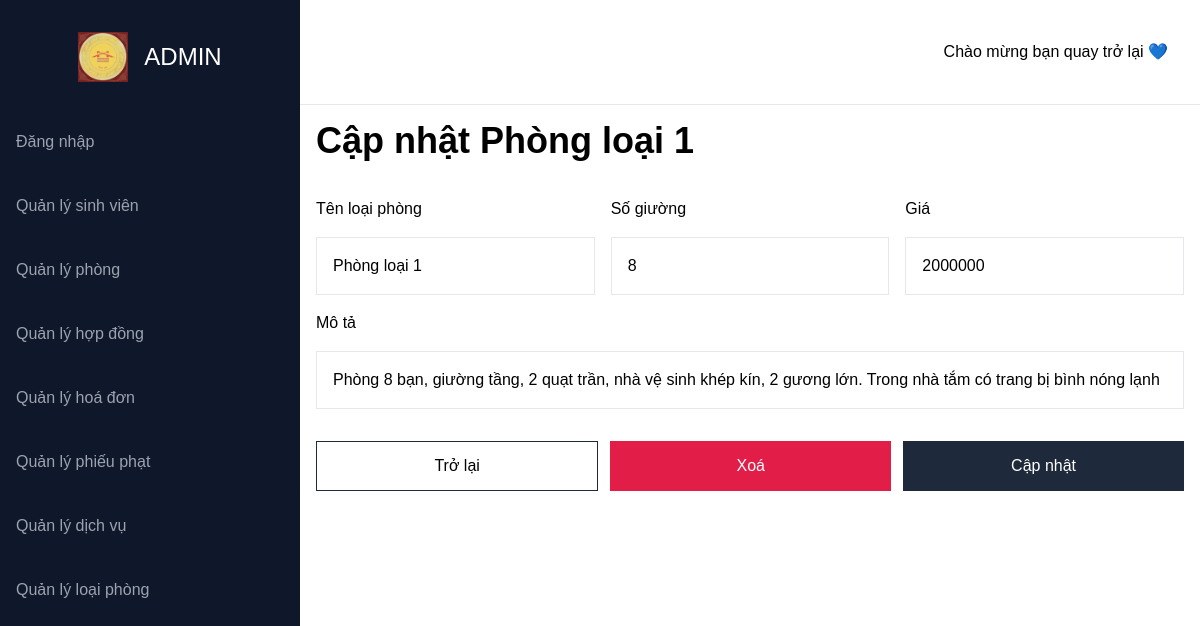
The app's page /QuanLyKyTucXa/room_Types_edit.php?ma=1 with its own data.
### tables this page shows
CREATE TABLE `room_types` (
  `id` int(11) NOT NULL,
  `name` varchar(50) NOT NULL,
  `price` int(11) NOT NULL,
  `maxNumberOfBed` int(11) NOT NULL,
  `description` text DEFAULT NULL,
  `created_at` timestamp NOT NULL DEFAULT current_timestamp(),
  `updated_at` timestamp NOT NULL DEFAULT current_timestamp() ON UPDATE current_timestamp()
);

### QuanLyKyTucXa/room_Types_edit.php (the view, shortened to what this page needs)
<?php
     $con=mysqli_connect('localhost','root','','quanLyKyTuc1')
     or die('Lỗi kết nối');
     $ma=$_GET['ma'];
     $query ="SELECT * FROM room_types WHERE id = '$ma'";
     $data=mysqli_query($con,$query);
?>
<body>
    <div class="flex">
        <?php
        include_once './sidebar.php';
        ?>
        <div class="flex-1 flex flex-col max-h-screen overflow-scroll">
            <div class="py-8 px-4 border-b flex justify-between">
                <button class="p-2 px-4 rounded-full hover:bg-gray-100 transition">Chào mừng bạn quay trở lại 💙</button>
            </div>
            <div class="flex-1 p-4">
                <form method="POST" class="flex flex-col gap-4">
                    <?php
                        if(isset($data)&& $data!=null){
                        while($row=mysqli_fetch_array($data)){
                    ?>
                    <h1 class="text-4xl font-semibold pb-5">Cập nhật <?php echo $row['name'] ?></h1>
                    <div class="flex gap-4 w-full">
                        <div class="flex-1">
                            <label for="name">Tên loại phòng</label>
                            <input required value="<?php echo $row['name'] ?>" name="name" class="w-full border p-4 focus:outline-none outline-none mt-4" type="text" placeholder="Tên loại phòng">
                        </div>
                        <div class="flex-1">
                            <label for="maxNumberOfBed">Số giường</label>
                            <input required value="<?php echo $row['maxNumberOfBed'] ?>" name="maxNumberOfBed" class="w-full border p-4 focus:outline-none outline-none mt-4" type="text" placeholder="Số giường">
                        </div>
                        <div class="flex-1">
                            <label for="price">Giá</label>
                            <input required value="<?php echo $row['price'] ?>" name="price" class="w-full border p-4 focus:outline-none outline-none mt-4" type="text" placeholder="Mô tả">
                        </div>
                    </div>
                    <div>
                        <label for="description">Mô tả</label>
                        <input required value="<?php echo $row['description'] ?>" name="description" class="w-full border p-4 focus:outline-none outline-none mt-4" type="text" placeholder="Mô tả">
                    </div>
                    <?php
                            }
                        }
                    ?>
                    <div class="flex gap-3 mt-4">
                        <a href="http://localhost/QuanLyKyTucXa/room_Types.php" class=" text-center border border-slate-800 p-3 w-full">Trở lại</a>
                        <button name="delete" type="submit" class="text-white bg-rose-600 p-3 w-full">Xoá</button>
                        <button name="update" type="submit" class="text-white bg-slate-800 p-3 w-full">Cập nhật</button>
                    </div>
                    </form>
            </div>
        </div>
    </div>
</body>

### QuanLyKyTucXa/style/style.css (style rules this page uses)
body { font-family: "Lucida Sans", "Lucida Sans Regular", "Lucida Grande", "Lucida Sans Unicode", Geneva, Verdana, sans-serif; }

### records on screen
room_types: name "Phòng loại 1", maxNumberOfBed "8", price "2000000", description "Phòng 8 bạn, giường tầng, 2 quạt trần, nhà vệ sinh khép kín, 2 gương lớn. Trong nhà tắm có trang bị bình nóng lạnh"

### other values on screen
$item["label"] "Đăng nhập"
$item["label"] "Quản lý sinh viên"
$item["label"] "Quản lý phòng"
$item["label"] "Quản lý hợp đồng"
$item["label"] "Quản lý hoá đơn"
$item["label"] "Quản lý phiếu phạt"
$item["label"] "Quản lý dịch vụ"
$item["label"] "Quản lý loại phòng"
